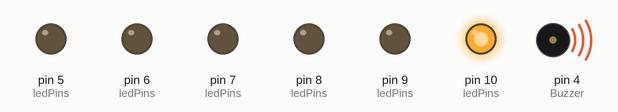
Simulated run of this sketch. Board: Arduino Uno, built with avr-gcc and run on an emulated ATmega328P. On the bench: output pins drawn as LEDs (lit = HIGH), buzzer (waves = sounding, pin HIGH).

Above: at 0.2 s.
At 1.2 s:
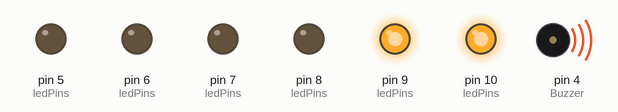
At 2.2 s:
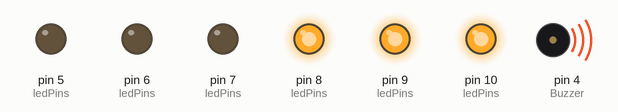
At 4.2 s:
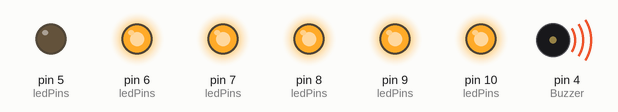
At 6.2 s:
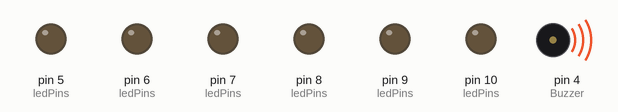
At 8.7 s:
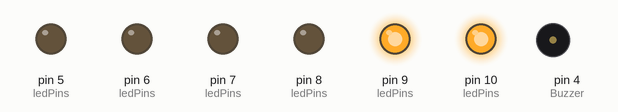
Timing chart, 0 to 9.1 s (numbered marks = the images above):
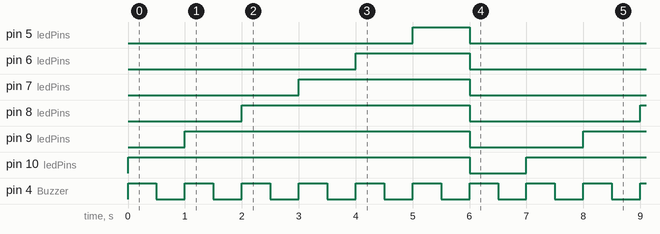

The sketch:

lab-w1-1-for.ino
```cpp
// Define LED Pinout
#define LED_1 10
#define LED_2 9
#define LED_3 8
#define LED_4 7
#define LED_5 6
#define LED_6 5

// Define Buzzer Pinout.
#define Buzzer 4

// Define Number of LED.
int NUMBER_LED = 6;

// Array for Registor into Function "PinMode".
int ledPins[] = { LED_1, LED_2, LED_3, LED_4, LED_5, LED_6};

void setup() {
  Serial.begin(9600);
  // for loop for registor pinMode.
  for (int i = 0; i < NUMBER_LED; i++) {
    pinMode(ledPins[i], OUTPUT);
  }
  // Register Buzzer Pinout
  pinMode(Buzzer, OUTPUT);
}

void loop() {
  // turn on LED by using while
  for (int i = 0; i < NUMBER_LED; i++){
    if(i >= i){
      digitalWrite(ledPins[i], HIGH);
    }
    // buzzer notify after do action
    digitalWrite(Buzzer, HIGH);
    delay(500);
    digitalWrite(Buzzer, LOW);
    delay(500);
  }
  // turn off all LEDs
  for (int i = 0; i < NUMBER_LED; i++) {
    digitalWrite(ledPins[i], LOW);
  }
  // buzzer notify after do action
  digitalWrite(Buzzer, HIGH);
  delay(500);
  digitalWrite(Buzzer, LOW);
  delay(500);
}
```

Measured:
- by itself, pin 5 (ledPins): alternates HIGH for 1.0 s and LOW for 6.0 s
- by itself, pin 6 (ledPins): alternates HIGH for 2.0 s and LOW for 5.0 s
- by itself, pin 7 (ledPins): alternates HIGH for 3.0 s and LOW for 4.0 s
- by itself, pin 8 (ledPins): alternates HIGH for 4.0 s and LOW for 3.0 s
- by itself, pin 9 (ledPins): alternates HIGH for 5.0 s and LOW for 2.0 s
- by itself, pin 10 (ledPins): alternates HIGH for 6.0 s and LOW for 1.0 s
- by itself, pin 4 (Buzzer): alternates HIGH for 0.50 s and LOW for 0.50 s
